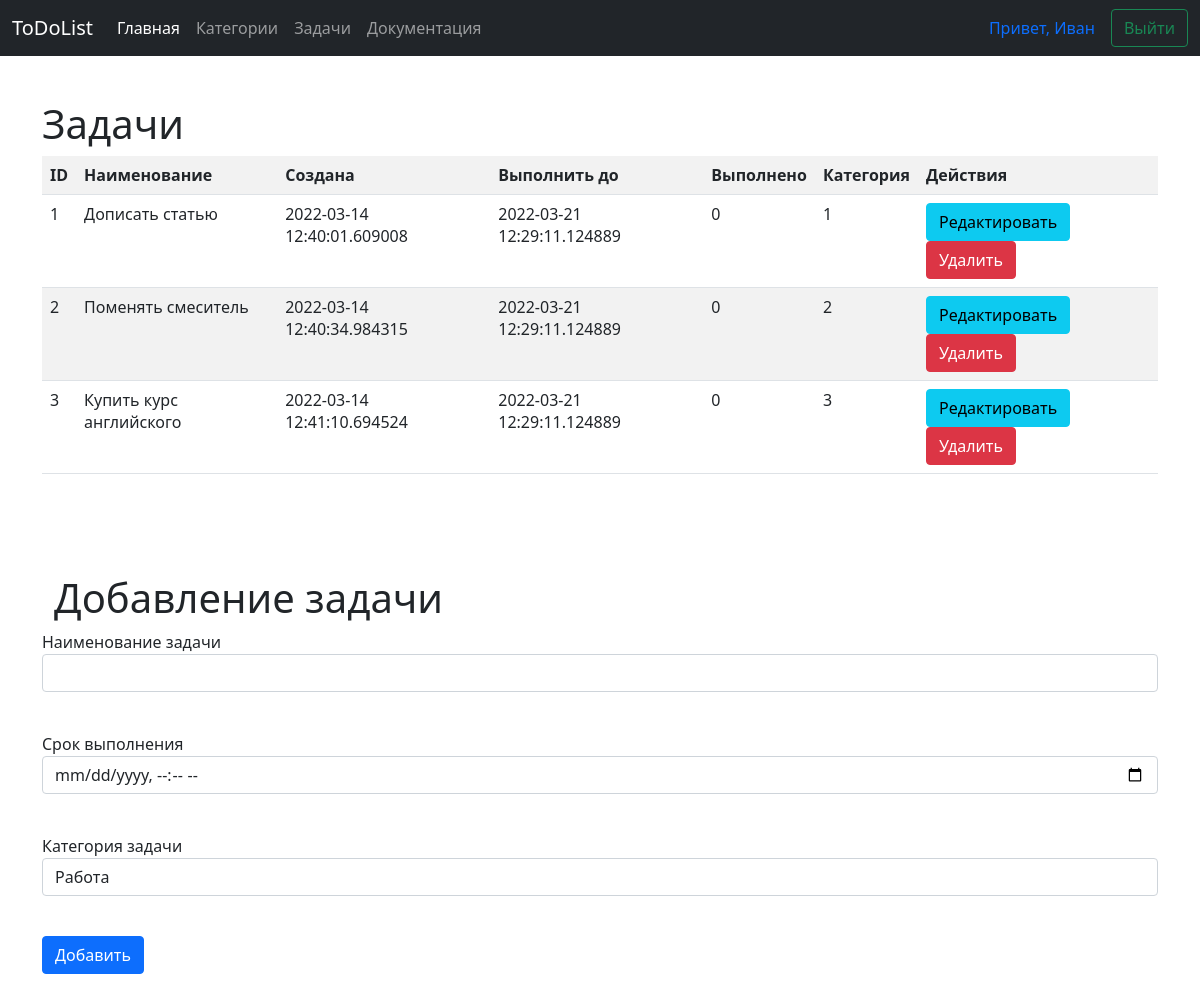
Page /tasksall (signed in) on the committed database.
### data/users.py (models this page shows, shortened)
class User(UserMixin, SqlAlchemyBase):
    __tablename__ = 'users'
    id = sqlalchemy.Column(sqlalchemy.Integer,
                           primary_key=True, autoincrement=True)
    name = sqlalchemy.Column(sqlalchemy.String, nullable=True)
    about = sqlalchemy.Column(sqlalchemy.String, nullable=True)
    email = sqlalchemy.Column(sqlalchemy.String,
                              index=True, unique=True, nullable=True)
    hashed_password = sqlalchemy.Column(sqlalchemy.String, nullable=True)
    created_date = sqlalchemy.Column(sqlalchemy.DateTime,
                                     default=datetime.datetime.now)

### data/tasks.py (models this page shows)
class Task(SqlAlchemyBase):
    __tablename__ = 'tasks'
    id = sqlalchemy.Column(sqlalchemy.Integer,
                           primary_key=True, autoincrement=True)
    title = sqlalchemy.Column(sqlalchemy.String, nullable=True)
    created_date = sqlalchemy.Column(sqlalchemy.DateTime,
                                     default=datetime.datetime.now)
    deadline = sqlalchemy.Column(sqlalchemy.DateTime,
                                 default=datetime.datetime.now() + datetime.timedelta(days=7))
    done = sqlalchemy.Column(sqlalchemy.Integer)
    category_id = sqlalchemy.Column(sqlalchemy.Integer,
                                sqlalchemy.ForeignKey("categories.id"))
    category = orm.relation('Category')

### main.py (the view)
@app.route('/tasksall')
def tasksall():
    db_sess = db_session.create_session()
    tasks = db_sess.query(Task).all()
    categories = db_sess.query(Category).all()
    form = TaskForm(categories=categories)
    return render_template('tasks.html', tasks=tasks, form=form)

### forms/task.py
class TaskForm(FlaskForm):
    title = StringField('Наименование задачи', validators=[DataRequired(), Length(min=4, max=25)])
    deadline = DateTimeLocalField('Срок выполнения', validators=[DataRequired()])
    category = SelectField("Категория задачи", validate_choice=False, choices=[])
    submit = SubmitField('Добавить')
    def __init__(self, *args, **kwargs):
        super(TaskForm, self).__init__(*args, **kwargs)
        if kwargs.get('categories', False):
            self.category.choices = list(map(lambda x: (x.id, x.title),kwargs['categories']))

### data/db_session.py (called while the page is built)
def create_session() -> Session:
    global __factory
    return __factory()

### main.py (called while the page is built)
@login_manager.user_loader
def load_user(user_id):
    db_sess = db_session.create_session()
    return db_sess.query(User).get(user_id)

### templates/tasks.html (shortened to what this page needs)
{% extends "base.html" %}
{% block content %}
{% if current_user.is_authenticated %}
<div class="container" >
    <h1 class="display-6" style="margin-top: 100">Задачи</h1>
</div>
<div class="container" >
    <table class="table table-striped table-hover">
        <tr>
            <th>ID</th>
            <th>Наименование</th>
            <th>Создана</th>
            <th>Выполнить до</th>
            <th>Выполнено</th>
            <th>Категория</th>
            <th>Действия</th>
        </tr>
         {% for item in tasks%}
        <tr>
            <td>{{item.id}}</td>
            <td>{{item.title}}</td>
            <td>{{item.created_date}}</td>
            <td>{{item.deadline}}</td>
            <td>{{item.done}}</td>
            <td>{{item.category_id}}</td>
            <td>
                <a href="/edittask/{{ item.id }}"  class="btn btn-info">Редактировать</a>
                <a href="/deletetask/{{ item.id }}"  class="btn btn-danger">Удалить</a>
            </td>
        </tr>
        {% endfor %}
    </table>
    <div class="container" >
        <h1 class="display-6" style="margin-top: 100">Добавление задачи</h1>
    </div>
    <form action="/createtask" method="post">
        <p>
            {{ form.title.label }}<br>
            {{ form.title(class="form-control") }}<br>
        </p>
        <p>
            {{ form.deadline.label }}<br>
            {{ form.deadline(class="form-control") }}<br>
        </p>
                <p>
            {{ form.category.label }}<br>
            {{ form.category(class="form-control") }}<br>
        </p>
        {{ form.submit(type="submit", class="btn btn-primary") }}
    </form>
</div>
 {% else %}
        <div class="container" style="margin-top: 100px">
    <div class="alert alert-warning" role="alert">
        Для просмотра задач войдите в систему
    </div>
</div>
 {% endif %}
{% endblock %}

### templates/base.html (shortened to what this page needs)
<html>
<head>
    <link href="https://cdn.jsdelivr.net/npm/bootstrap@5.1.3/dist/css/bootstrap.min.css" rel="stylesheet">
</head>
<div>
<header class="container">
    <nav class="navbar navbar-expand-md navbar-dark fixed-top bg-dark">
        <div class="container-fluid">
            <a class="navbar-brand" href="#">ToDoList</a>
            <div class="collapse navbar-collapse" id="navbarCollapse">
                <ul class="navbar-nav me-auto mb-2 mb-md-0">
                    <li class="nav-item">
                        <a class="nav-link active" aria-current="page" href="/">Главная</a>
                    </li>
                    <li class="nav-item">
                        <a class="nav-link" href="/categories">Категории</a>
                    </li>
                    <li class="nav-item">
                        <a class="nav-link" href="/tasksall">Задачи</a>
                    </li>
                    <li class="nav-item">
                        <a class="nav-link" href="/help">Документация</a>
                    </li>
                </ul>
{% if not current_user.is_authenticated %}
    <form class="d-flex" method="post" action="/login">
        <input class="form-control me-2" type="text" placeholder="Логин" name="login" aria-label="Логин"/>
        <input class="form-control me-2" type="password" placeholder="Пароль" name="password" aria-label="Пароль"/>
        <button class="btn btn-outline-success" type="submit">Войти</button>'
    </form>
 {% else %}
    <a class="nav-link" href="#">Привет, {{ current_user.name }}</a>
    <a class="btn btn-outline-success my-2 my-sm-0" href="/logout">Выйти</a>
 {% endif %}
            </div>
        </div>
    </nav>
</header>
</div>
            {% block content %}{% endblock %}
</body>
</html>

### rows in the picture
User: name "Иван"
Task: id "1", title "Дописать статью", created_date "2022-03-14 12:40:01.609008", deadline "2022-03-21 12:29:11.124889", done "0", category_id "1"
Task: id "2", title "Поменять смеситель", created_date "2022-03-14 12:40:34.984315", deadline "2022-03-21 12:29:11.124889", done "0", category_id "2"
Task: id "3", title "Купить курс английского", created_date "2022-03-14 12:41:10.694524", deadline "2022-03-21 12:29:11.124889", done "0", category_id "3"
